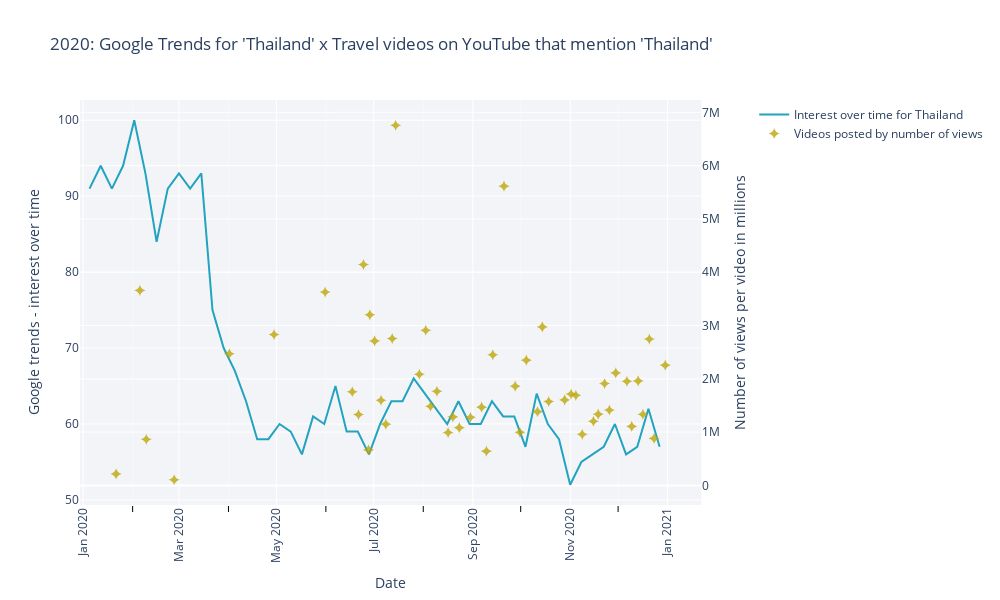

The code cell stored with this chart in its notebook:
### Code cell
thai_2020_trend = plotting_trends_videos(pytrends_top_places_2020, videos_info, 'Thailand', 2020)
thai_2020_trend.write_image(r".\images\graphs\thai_2020_trend.png")
thai_2020_trend.show()
